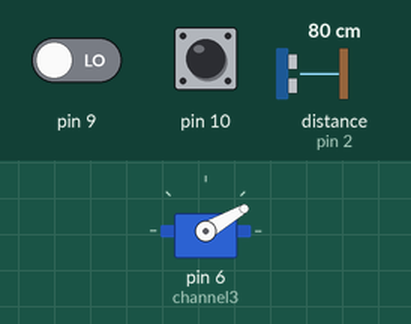
Recording of a sketch running on a simulated Arduino Uno, built with avr-gcc and run on an emulated ATmega328P. Parts: servo. Wiring (inferred from the names in the program): ultrasonic range finder: trigger pin 3; echo pin 2. The test bench sets the inputs (shaded band); at power-on: pin 10 LOW, pin 9 LOW, distance to the obstacle (sensor on pin 2) 80 cm. The echo pulse lasts 58.3 µs per cm.

Above: at 1.2 s.
1.3 s: pin 10 pulsed HIGH 2 times (0.12 s each, 0.3 s apart)
At 2.0 s:
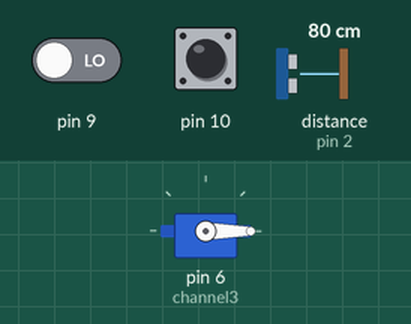
Timing chart, 0 to 4.3 s (numbered marks = the images above; inputs shaded):
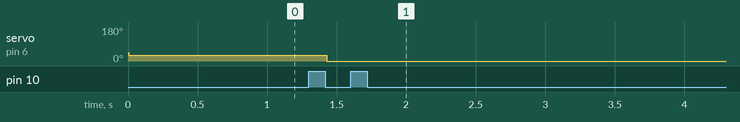

The sketch:

atl_us_sensor.ino
```cpp
#include<Servo.h>
Servo channel3;// throttle output

//variables used to read input from channel 3 and 5
unsigned long  counter_3,counter_5, current_count;
byte last_CH3_state,last_CH5_state;

//initial value 1000
float input_modeval=1000;//for channel 5 input
float input_THROTTLE=1000;//channel 3 input
float input_THROTTLE1;

//variables for UltraSonic Sensor
int echoPin1=2,trigPin1=3;
int duration1;
float current_height = 0.0;
float temp_height = 0.0;  float temp1_height = 0.0; float temp2_height = 0.0;
float Required_height=0;//(in cm)

//PID Variables
float p=1.5;float p_value=0;
float I=0.00;float I_value=0;
float D=.1;float D_value=0;
float total=0;
float error=0;float pre_error=0;float derror=0;float ierror=0;
```

ISR.ino
```cpp
//ISR means Interrupt service routine______________________________________________________________________________________
//Here we use software interrupt to read the transmitter channel values

ISR(PCINT0_vect){
//First we take the current count value in micro seconds using the micros() function
  current_count = micros();
  ///////////////////////////////////////Channel 3
  if(PINB & B00000100 ){                             //pin D10 - B00000100
    if(last_CH3_state == 0){
      last_CH3_state = 1;
      counter_3 = current_count;
    }
  }
  else if(last_CH3_state == 1){
    last_CH3_state = 0;
    input_THROTTLE = current_count - counter_3;

  }
  ///////////////////////////////////////Channel 5
  if(PINB & B00000010 ){                             //pin D09 - B00000010
    if(last_CH5_state == 0){
      last_CH5_state = 1;
      counter_5 = current_count;
    }
  }
  else if(last_CH5_state == 1){
    last_CH5_state = 0;
    input_modeval = current_count - counter_5;
  }
}
```

find_height.ino
```cpp
float find_height()
{
  digitalWrite(trigPin1,LOW);
  delayMicroseconds(2);
  digitalWrite(trigPin1,HIGH);
  delayMicroseconds(10);
  digitalWrite(trigPin1,LOW);
  temp_height= pulseIn(echoPin1,HIGH);
  temp_height= (temp_height/2)/29.1;
  return(temp_height);
}
```

loop.ino
```cpp
void loop() {
  input_THROTTLE1=map(input_THROTTLE,1100,1800,1000,2000);//map the throttle value as per requirement
  switch ((input_modeval>1500))//output of the channel 5
    {
      case 0: //normal mode
              //reset the error values
              error=0; pre_error=0; derror=0;ierror=0;
              temp1_height=find_height();
              if(temp1_height<1000)
                Required_height=temp1_height;    //keep updating the required height in normal mode
              break;

      case 1://altitute hold mode
              temp2_height=find_height();
              if(temp2_height<1000)
                current_height=temp2_height;

              //PID implementation  //update values
              error=Required_height-current_height;     derror=error-pre_error;     pre_error=error;    ierror+=error;

              p_value=p*(error);      I_value=I*(ierror);     D_value=D*(derror);

              total=p_value+I_value+D_value;
              input_THROTTLE1+=total;
              break;
    }
  channel3.writeMicroseconds(input_THROTTLE1);
}
```

setup.ino
```cpp
void setup() {
  //for SOftware interrupts
  PCICR |= (1 << PCIE0);    //enable PCMSK0 scan
  PCMSK0 |= (1 << PCINT2);  //Set pin D10 trigger an interrupt on state change.
  PCMSK0 |= (1 << PCINT1);  //Set pin D9 trigger an interrupt on state change.

  Serial.begin(250000);
  //for UltraSonic Sensor
  pinMode(echoPin1,INPUT);
  pinMode(trigPin1,OUTPUT);

  //throttle output pin
  channel3.attach(6);
  channel3.writeMicroseconds(1000);
}
```

Measured:
- after the input at 1.3 s, servo on pin 6 (channel3): 30° → 0° after 0.13 s
